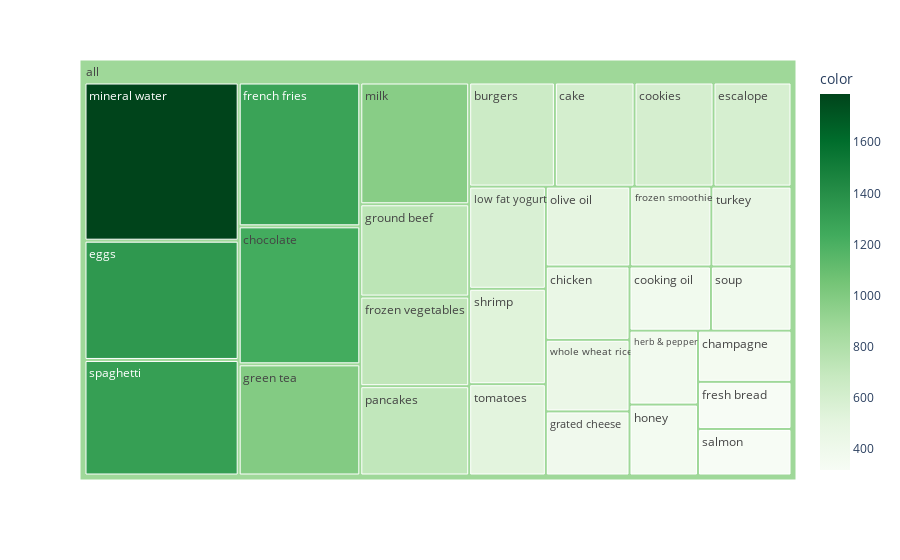

Source (notebook cell):
### Code cell
#Top 30 most popular items in dataset
df_table["all"] = "all" 

fig = px.treemap(df_table.head(30), path=['all', "items"], values='incident_count',
                  color=df_table["incident_count"].head(30), hover_data=['items'],
                  color_continuous_scale='Greens'
                  )
fig.show()

### Figure 1 — Plotly figure (JSON) as saved in the notebook; plotly's stock layout.template omitted (floating-point values rounded to 4 significant figures)
{"data": [{"branchvalues": "total", "customdata": [["burgers", 654], ["cake", 608], ["champagne", 351], ["chicken", 450], ["chocolate", 1230], ["cookies", 603], ["cooking oil", 383], ["eggs", 1348], ["escalope", 595], ["french fries", 1282], ["fresh bread", 323], ["frozen smoothie", 475], ["frozen vegetables", 715], ["grated cheese", 393], ["green tea", 991], ["ground beef", 737], ["herb & pepper", 371], ["honey", 356], ["low fat yogurt", 574], ["milk", 972], ["mineral water", 1788], ["olive oil", 494], ["pancakes", 713], ["salmon", 319], ["shrimp", 536], ["soup", 379], ["spaghetti", 1306], ["tomatoes", 513], ["turkey", 469], ["whole wheat rice", 439], ["(?)", 878.1]], "domain": {"x": [0, 1], "y": [0, 1]}, "hovertemplate": "labels=%{label}<br>incident_count=%{value}<br>parent=%{parent}<br>id=%{id}<br>items=%{customdata[0]}<br>color=%{color}<extra></extra>", "ids": ["all/burgers", "all/cake", "all/champagne", "all/chicken", "all/chocolate", "all/cookies", "all/cooking oil", "all/eggs", "all/escalope", "all/french fries", "all/fresh bread", "all/frozen smoothie", "all/frozen vegetables", "all/grated cheese", "all/green tea", "all/ground beef", "all/herb & pepper", "all/honey", "all/low fat yogurt", "all/milk", "all/mineral water", "all/olive oil", "all/pancakes", "all/salmon", "all/shrimp", "all/soup", "all/spaghetti", "all/tomatoes", "all/turkey", "all/whole wheat rice", "all"], "labels": ["burgers", "cake", "champagne", "chicken", "chocolate", "cookies", "cooking oil", "eggs", "escalope", "french fries", "fresh bread", "frozen smoothie", "frozen vegetables", "grated cheese", "green tea", "ground beef", "herb & pepper", "honey", "low fat yogurt", "milk", "mineral water", "olive oil", "pancakes", "salmon", "shrimp", "soup", "spaghetti", "tomatoes", "turkey", "whole wheat rice", "all"], "marker": {"coloraxis": "coloraxis", "colors": [654, 608, 351, 450, 1230, 603, 383, 1348, 595, 1282, 323, 475, 715, 393, 991, 737, 371, 356, 574, 972, 1788, 494, 713, 319, 536, 379, 1306, 513, 469, 439, 878.1]}, "name": "", "parents": ["all", "all", "all", "all", "all", "all", "all", "all", "all", "all", "all", "all", "all", "all", "all", "all", "all", "all", "all", "all", "all", "all", "all", "all", "all", "all", "all", "all", "all", "all", ""], "type": "treemap", "values": [654, 608, 351, 450, 1230, 603, 383, 1348, 595, 1282, 323, 475, 715, 393, 991, 737, 371, 356, 574, 972, 1788, 494, 713, 319, 536, 379, 1306, 513, 469, 439, 20367]}], "layout": {"coloraxis": {"colorbar": {"title": {"text": "color"}}, "colorscale": [[0, "rgb(247,252,245)"], [0.125, "rgb(229,245,224)"], [0.25, "rgb(199,233,192)"], [0.375, "rgb(161,217,155)"], [0.5, "rgb(116,196,118)"], [0.625, "rgb(65,171,93)"], [0.75, "rgb(35,139,69)"], [0.875, "rgb(0,109,44)"], [1, "rgb(0,68,27)"]]}, "legend": {"tracegroupgap": 0}, "margin": {"t": 60}}}
